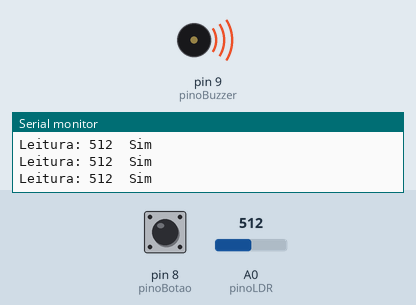
Simulated run of this sketch. Board: Arduino Uno, built with avr-gcc and run on an emulated ATmega328P. Shown: buzzer (waves = sounding), the last lines printed to the serial monitor. Inputs (shaded band) come from the test bench; at power-on: pin 8 (pinoBotao) HIGH, A0 (pinoLDR) = 512.

Above: at 1.2 s.
1.3 s: pin 8 (pinoBotao) pulled LOW for 0.15 s
At 1.4 s:
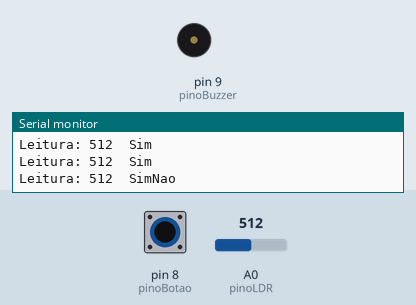
3.0 s: A0 (pinoLDR) set to 530
4.9 s: pin 8 (pinoBotao) pulled LOW for 1 s
At 5.3 s:
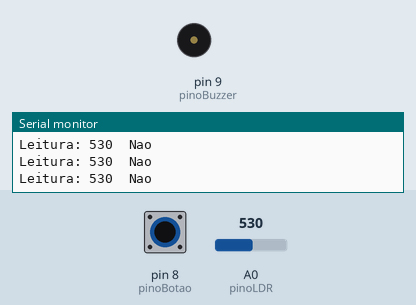
7.4 s: A0 (pinoLDR) set to 511
At 8.6 s:
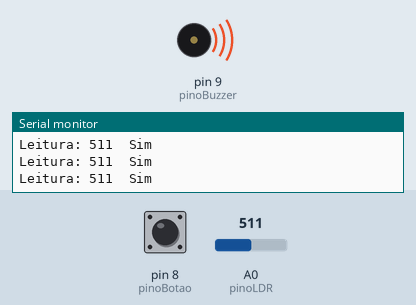
8.9 s: pin 8 (pinoBotao) pulled LOW for 3.2 s
At 10.1 s:
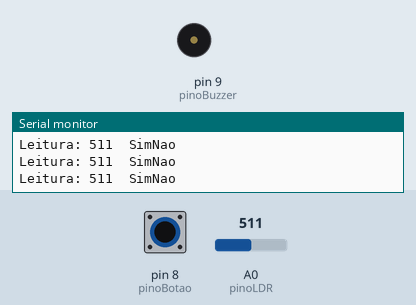
Timing chart, 0 to 13.7 s (numbered marks = the images above; inputs shaded):
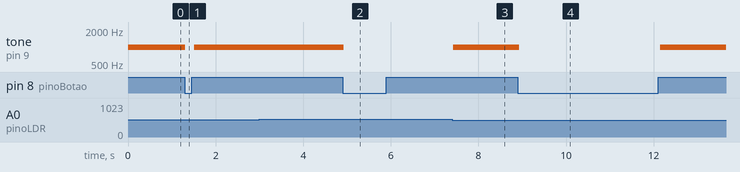

The sketch:

projeto_missao_impossivel_buzzer.ino
```cpp
/*
 * Detectar a presença de obstáculos a partir de um diodo laser e um LDR
 */

// Pinos
const int pinoLDR = A0;
const int pinoBuzzer = 9;
const int pinoBotao = 8;

// Vars
int leituraLDR = 0;
int leituraBotao;

void setup() {
  Serial.begin(9600);

  // configura o pino com LDR como entrada
  pinMode(pinoLDR, INPUT);
  pinMode(pinoBuzzer, OUTPUT);
  pinMode(pinoBotao, INPUT_PULLUP);
}

void loop() {
  // le o valor de tensão no pino do LDR
  leituraLDR = analogRead(pinoLDR);

  // Le o estado do botao
  leituraBotao = digitalRead(pinoBotao);

  Serial.print("Leitura: ");
  Serial.print(leituraLDR);
  Serial.print("\t"); // tabulacao

  if (leituraLDR <= 512){
    tone(pinoBuzzer, 1000); // aciona o buzzer
    Serial.print("Sim");
  }
  if (leituraBotao == LOW){ // senão e o botão estiver presinonado
    noTone(pinoBuzzer); // Desliga o buzzer
    Serial.print("Nao");
  }

  Serial.println();

  delay(100);
}
```

Measured:
- after the input at 1.3 s, tone on pin 9 (pinoBuzzer): 1000 Hz → silent at once, → 1000 Hz 0.20 s later
- after the input at 4.9 s, tone on pin 9 (pinoBuzzer): 1000 Hz → silent at once
- after the input at 7.4 s, tone on pin 9 (pinoBuzzer): silent → 1000 Hz at once
- after the input at 8.9 s, tone on pin 9 (pinoBuzzer): 1000 Hz → silent at once, → 1000 Hz 3.2 s later
